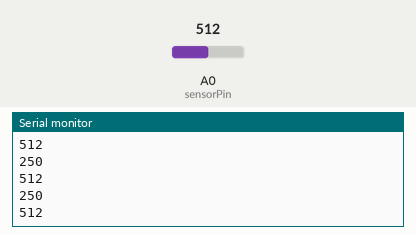
Bench run of a sketch on a simulated Arduino Uno, built with avr-gcc and run on an emulated ATmega328P. Parts: the last lines printed to the serial monitor. The inputs (shaded band) are chosen by the test bench; at power-on: A0 (sensorPin) = 512.

Above: at 1.2 s.
1.3 s: A0 (sensorPin) set to 716
At 1.68 s:
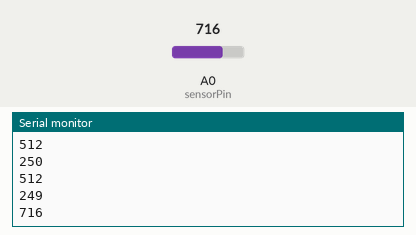
2.8 s: A0 (sensorPin) set to 900
At 2.93 s:
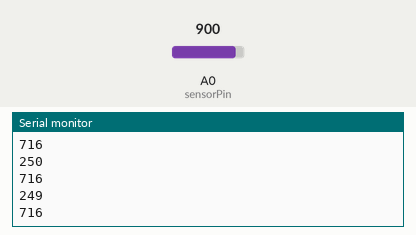
Timing chart, 0 to 5.8 s (numbered marks = the images above; inputs shaded):
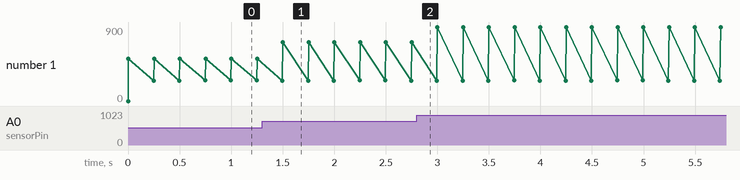

Measured:
- after the input at 1.3 s, the serial monitor: prints a new line after 0.20 s (image 1)
- plotted number 1: 512 → 716 after the input at 1.3 s, 716 → 900 after the input at 2.8 s

The sketch:

4.ino
```cpp
#define sensorPin A0

bool read = false;
int t = 0;

void setup(){
  Serial.begin(9600);
  cli();
  TCCR1A = 0;
  TCCR1B = 0;
  OCR1A = 3900;
  TCCR1B = TCCR1B | (1 << WGM12);
  TCCR1B = TCCR1B | (1 << CS10);
  TCCR1B = TCCR1B | (1 << CS12);
  TIMSK1 = TIMSK1 | (1 << OCIE1A);
  pinMode(sensorPin, INPUT);
  sei();
}

ISR(TIMER1_COMPA_vect){
  read = true;
}

void loop(){
  if (read){
    int val = analogRead(A0);
    Serial.println(millis() - t);
    Serial.println(val);
    Serial.println();
    t = millis();
    read = false;
  }
}
```
